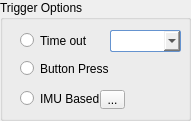
       <widget class="QGroupBox" name="groupBox">
        <property name="geometry">
         <rect>
          <x>450</x>
          <y>490</y>
          <width>191</width>
          <height>121</height>
         </rect>
        </property>
        <property name="styleSheet">
         <string notr="true">QPushButton {
    border: 1px solid #6593cf;
    border-radius: 15px; /* Half of the button's height */
    padding: 5px;
    background: qlineargradient(x1 : 0, y1 : 0, x2 : 0, y2 : 1, 
        stop : 0.0 #f5f9ff, stop : 0.5 #c7dfff, stop : 0.55 #afd2ff, stop : 1.0 #c0dbff);
    color: #000000;
    font: large &quot;Arial&quot;;
    font-size: 16px;
    height: 30px;
    width: 30px; /* Equal to height for a round shape */
}
</string>
        </property>
        <property name="title">
         <string>Trigger Options</string>
        </property>
        <widget class="QRadioButton" name="radioButton_p1t1">
         <property name="geometry">
          <rect>
           <x>20</x>
           <y>30</y>
           <width>111</width>
           <height>21</height>
          </rect>
         </property>
         <property name="text">
          <string>Time out</string>
         </property>
        </widget>
        <widget class="QComboBox" name="comboBox_onTime1">
         <property name="geometry">
          <rect>
           <x>110</x>
           <y>30</y>
           <width>71</width>
           <height>22</height>
          </rect>
         </property>
         <property name="styleSheet">
          <string notr="true">QComboBox:hover{
        background: qlineargradient(x1 : 0, y1 : 0, x2 : 0, y2 :   1, stop :   0.0 #ffd9aa,
                stop :   0.5 #ffbb6e, stop :   0.55 #feae42, stop :   1.0 #fedb74);
}

QComboBox {
        border: 1px solid #6593cf;
        border-radius: 2px;
        padding: 5px 5px 2px 5px;
        background: qlineargradient(x1 : 0, y1 : 0, x2 : 0, y2 :   1, stop :   0.0 #f5f9ff,
                stop :   0.5 #c7dfff, stop :   0.55 #afd2ff, stop :   1.0 #c0dbff);
        color: #0000;
        font:  large &quot;Arial&quot;;
		font-size: 10px;
        height: 30px;
}



QComboBox:pressed {
        background: qlineargradient(x1 : 0, y1 : 0, x2 : 0, y2 :   1, stop :   0.0 #c0dbff,
        stop :   0.5 #cfd26f, stop :   0.55 #c7df6f, stop :   1.0 #f5f9ff);
        padding-top: 2px;
        padding-left: 3px;

}
QComboBox:on {
        background: qlineargradient(x1 : 0, y1 : 0, x2 : 0, y2 :   1, stop :   0.0 #5AA72D,
        stop :   0.5 #B3E296, stop :   0.55 #B3E296, stop :   1.0 #f5f9ff);
        padding-top: 2px;
        padding-left: 3px;
}

QComboBox:disabled {
        background: transparent #e5e9ee;
        padding-top: 2px;        
        padding-left: 3px;
        color: black;
}</string>
         </property>
        </widget>
        <widget class="QRadioButton" name="radioButton_p1t2">
         <property name="geometry">
          <rect>
           <x>20</x>
           <y>60</y>
           <width>101</width>
           <height>17</height>
          </rect>
         </property>
         <property name="text">
          <string>Button Press</string>
         </property>
        </widget>
        <widget class="QRadioButton" name="radioButton_p1t3">
         <property name="geometry">
          <rect>
           <x>20</x>
           <y>90</y>
           <width>91</width>
           <height>17</height>
          </rect>
         </property>
         <property name="text">
          <string>IMU Based</string>
         </property>
        </widget>
        <widget class="QToolButton" name="toolButton_imu1">
         <property name="geometry">
          <rect>
           <x>100</x>
           <y>90</y>
           <width>25</width>
           <height>19</height>
          </rect>
         </property>
         <property name="styleSheet">
          <string notr="true">QPushButton {
    border: 1px solid #6593cf;
    border-radius: 15px; /* Half of the button's height */
    padding: 5px;
    background: qlineargradient(x1 : 0, y1 : 0, x2 : 0, y2 : 1, 
        stop : 0.0 #f5f9ff, stop : 0.5 #c7dfff, stop : 0.55 #afd2ff, stop : 1.0 #c0dbff);
    color: #000000;
    font: large &quot;Arial&quot;;
    font-size: 16px;
    height: 30px;
    width: 30px; /* Equal to height for a round shape */
}
</string>
         </property>
         <property name="text">
          <string>...</string>
         </property>
        </widget>
       </widget>
